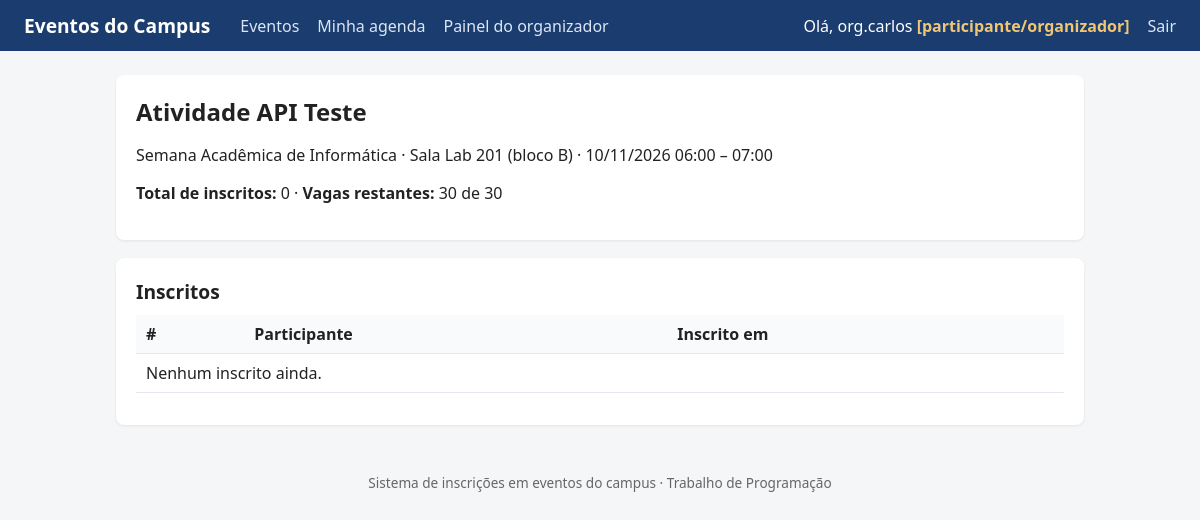
The page /atividade/11/participantes/ (signed in) on the database its author committed.
### eventos/models.py (models this page shows, shortened)
class Atividade(models.Model):
    TIPO_CHOICES = [
        ('palestra', 'Palestra'),
        ('treinamento', 'Treinamento'),
        ('apresentacao', 'Apresentação'),
    ]
    evento = models.ForeignKey(
        Evento,
        on_delete=models.CASCADE,
        related_name='atividades',
    )
    titulo = models.CharField(max_length=150)
    tipo = models.CharField(max_length=20, choices=TIPO_CHOICES)
    descricao = models.TextField(blank=True)
    responsavel = models.CharField(max_length=150)
    sala = models.ForeignKey(
        Sala,
        on_delete=models.PROTECT,
        related_name='atividades',
    )
    inicio = models.DateTimeField()
    fim = models.DateTimeField()
    class Meta:
        verbose_name = 'Atividade'
        verbose_name_plural = 'Atividades'
        ordering = ['inicio']
    def vagas_restantes(self):
        return max(self.sala.capacidade - self.inscricoes.count(), 0)

class Evento(models.Model):
    nome = models.CharField(max_length=150)
    descricao = models.TextField(blank=True)
    inicio = models.DateField()
    fim = models.DateField()
    inscricoes_abertas = models.BooleanField(default=True)
    organizador = models.ForeignKey(
        settings.AUTH_USER_MODEL,
        on_delete=models.CASCADE,
        related_name='eventos_organizados',
    )
    class Meta:
        verbose_name = 'Evento'
        verbose_name_plural = 'Eventos'

class Sala(models.Model):
    nome = models.CharField(max_length=100)
    bloco = models.CharField(max_length=50)
    capacidade = models.PositiveIntegerField()
    class Meta:
        verbose_name = 'Sala'
        verbose_name_plural = 'Salas'
    def __str__(self):
        return f'{self.nome} (bloco {self.bloco})'

### eventos/views.py (the view)
# urls.py: path('atividade/<int:pk>/participantes/', views.participantes_atividade, name='participantes_atividade'),
@login_required
def participantes_atividade(request, pk):
    atividade = get_object_or_404(Atividade.objects.select_related('evento', 'sala'), pk=pk)
    if atividade.evento.organizador != request.user:
        messages.error(request, 'Acesso negado: este evento não é seu.')
        return redirect('meus_eventos')
    inscricoes = atividade.inscricoes.select_related(
        'inscricao_evento__participante'
    ).order_by('inscricao_evento__participante__username')
    return render(request, 'eventos/participantes.html', {
        'atividade': atividade, 'inscricoes': inscricoes,
    })

### eventos/templates/eventos/participantes.html (shortened to what this page needs)
{% extends 'eventos/base.html' %}
{% block conteudo %}
<div class="card">
  <h1>{{ atividade.titulo }}</h1>
  <p>{{ atividade.evento.nome }} · Sala {{ atividade.sala }} ·
    {{ atividade.inicio|date:'d/m/Y H:i' }} – {{ atividade.fim|date:'H:i' }}</p>
  <p><strong>Total de inscritos:</strong> {{ inscricoes.count }} ·
    <strong>Vagas restantes:</strong> {{ atividade.vagas_restantes }} de {{ atividade.sala.capacidade }}
  </p>
</div>
<div class="card">
  <h2>Inscritos</h2>
  <table>
    <tr>
      <th>#</th>
      <th>Participante</th>
      <th>Inscrito em</th>
    </tr>
    {% for ia in inscricoes %}
    <tr>
      <td>{{ forloop.counter }}</td>
      <td>{{ ia.inscricao_evento.participante.username }}
        ({{ ia.inscricao_evento.participante.first_name }})</td>
      <td>{{ ia.data|date:'d/m/Y H:i' }}</td>
    </tr>
    {% empty %}
    <tr>
      <td colspan="3">Nenhum inscrito ainda.</td>
    </tr>
    {% endfor %}
  </table>
</div>
{% endblock %}

### eventos/templates/eventos/base.html (shortened to what this page needs)
<!DOCTYPE html>
<html lang="pt-br">
<head>
</head>
<body>
<header>
  <a class="marca" href="{% url 'lista_eventos' %}">Eventos do Campus</a>
  <a href="{% url 'lista_eventos' %}">Eventos</a>
  {% if request.user.is_authenticated %}
    <a href="{% url 'minha_agenda' %}">Minha agenda</a>
    <a href="{% url 'meus_eventos' %}">Painel do organizador</a>
  {% endif %}
  {% if request.user.is_authenticated %}
    <span>Olá, {{ request.user.username }} <span class="papel">[participante/organizador]</span></span>
    <a href="{% url 'logout' %}">Sair</a>
  {% else %}
    <a href="{% url 'login' %}">Entrar</a>
    <a href="{% url 'cadastro' %}">Criar conta</a>
  {% endif %}
</header>
<main>
  {% block conteudo %}{% endblock %}
</main>
<div class="rodape">Sistema de inscrições em eventos do campus · Trabalho de Programação</div>
</body>
</html>

### eventos/templates/eventos/base.html (style rules this page uses)
* { box-sizing: border-box; }
body { font-family: 'Segoe UI', sans-serif; margin: 0; background: #f4f6f8; color: #222; }
header { background: #1a3c6e; color: #fff; padding: 12px 24px; display: flex; align-items: center; gap: 18px; flex-wrap: wrap; }
header a { color: #dce6f5; text-decoration: none; font-weight: 500; }
header .marca { color: #fff; font-size: 1.2rem; font-weight: 700; margin-right: 12px; }
main { max-width: 1000px; margin: 24px auto; padding: 0 16px; }
.card { background: #fff; border-radius: 8px; padding: 20px; margin-bottom: 18px; box-shadow: 0 1px 3px rgba(0,0,0,.08); }
h1 { font-size: 1.5rem; margin: 0 0 14px; }
h2 { font-size: 1.2rem; margin: 0 0 10px; }
table { width: 100%; border-collapse: collapse; margin-bottom: 12px; }
th, td { padding: 8px 10px; border-bottom: 1px solid #e5e9ef; text-align: left; }
th { background: #f8fafc; font-weight: 600; }
.rodape { text-align: center; color: #666; padding: 24px; font-size: .85rem; }
.papel { color: #f0c674; font-weight: 600; }

### rows shown on the page
Atividade: titulo "Atividade API Teste", evento.nome "Semana Acadêmica de Informática", sala "Lab 201 (bloco B)", inicio "10/11/2026 06:00", fim "07:00", vagas_restantes "30", sala.capacidade "30"

### other values the page prints
{{ request.user.username }} "org.carlos"
{{ inscricoes.count }} "0"
